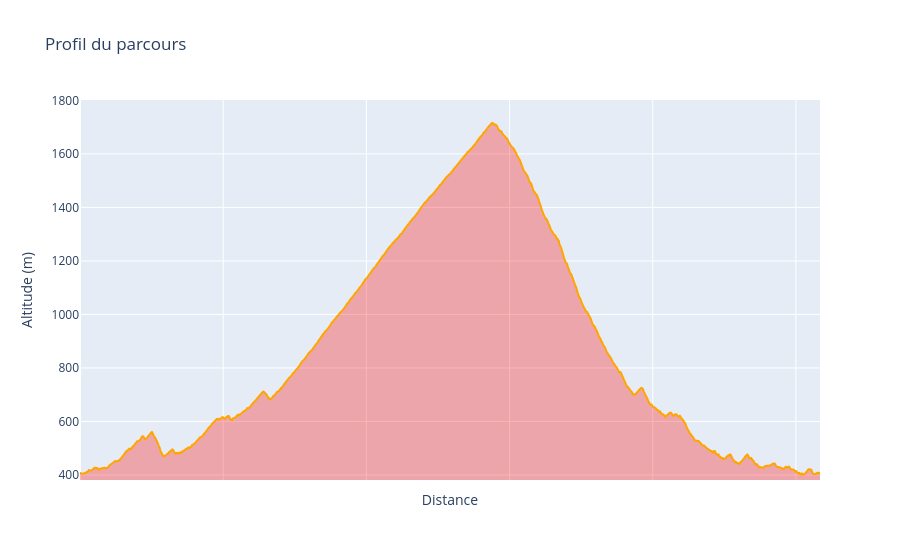

Write notebook code for a chart like this one.
### Code cell
fig = px.line(x=range(len(elevation[trip_key])), y=elevation[trip_key], title='Profil du parcours', labels={"x": "Distance", "y": "Altitude (m)"})
fig.update_traces(fill='tozeroy', fillcolor='rgba(255, 0, 0, 0.3)', line=dict(color='orange', width=2))
fig.update_xaxes(showticklabels=False)
fig.update_yaxes(range=[0.95*min(elevation[trip_key]), 1.05*max(elevation[trip_key])], tick0=0)
fig

### Figure 1 — Plotly figure (JSON) as saved in the notebook; plotly's stock layout.template omitted (floating-point values rounded to 4 significant figures; data arrays with more than 128 entries replaced by an {"elided": "..."} marker saying what was removed)
{"data": [{"fill": "tozeroy", "fillcolor": "rgba(255, 0, 0, 0.3)", "hovertemplate": "Distance=%{x}<br>Altitude (m)=%{y}<extra></extra>", "legendgroup": "", "line": {"color": "orange", "dash": "solid", "width": 2}, "marker": {"symbol": "circle"}, "mode": "lines", "name": "", "showlegend": false, "type": "scattergl", "x": {"elided": "5169 int values"}, "xaxis": "x", "y": {"elided": "5169 float values"}, "yaxis": "y"}], "layout": {"legend": {"tracegroupgap": 0}, "title": {"text": "Profil du parcours"}, "xaxis": {"anchor": "y", "domain": [0, 1], "showticklabels": false, "title": {"text": "Distance"}}, "yaxis": {"anchor": "x", "domain": [0, 1], "range": [381.1, 1802.0], "tick0": 0, "title": {"text": "Altitude (m)"}}}}
